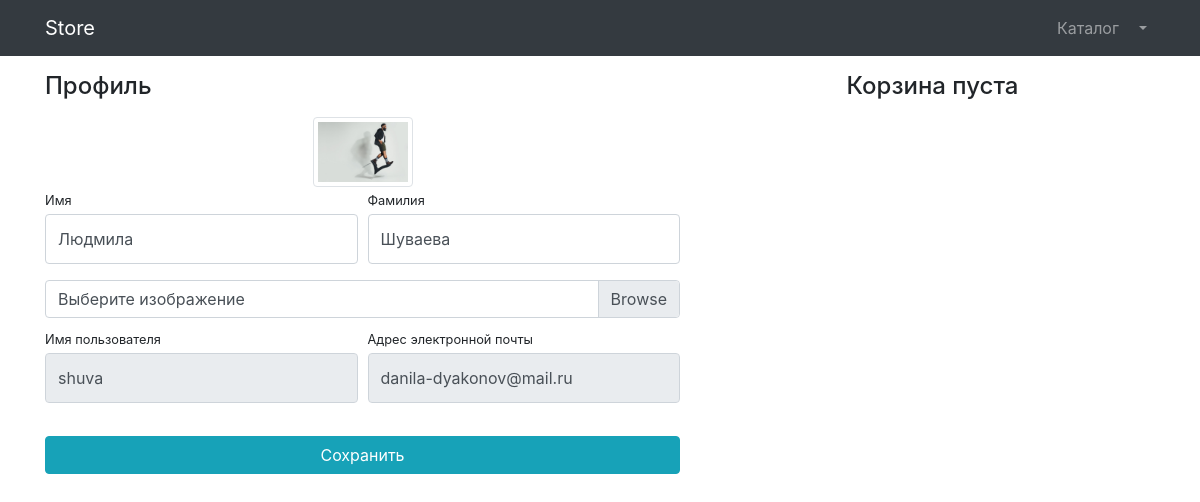
/user/profile/16/ (signed in), run on the app's committed database.
### user/models.py (models this page shows)
class User(AbstractUser):
    image = models.ImageField(upload_to='image_users',null=True,blank=True)
    is_verified_email = models.BooleanField(default=False)

### user/views.py (the view, shortened to what this page needs)
# urls.py: path('profile/<int:pk>/',login_required(UserProfileView.as_view()),name='profile'),
class UserProfileView(TitleMixin,UpdateView):
    model = User
    template_name = 'user/profile.html'
    form_class = UserProfileForm
    title = 'Store - Личный кабинет'

### user/form.py
class UserProfileForm(UserChangeForm):
    first_name = forms.CharField(widget=forms.TextInput(attrs={'class': 'form-control py-4'}))
    last_name = forms.CharField(widget=forms.TextInput(attrs={'class': 'form-control py-4'}))
    image = forms.ImageField(widget=forms.FileInput(attrs={'class':'custom-file-input'}),required=False)
    username = forms.CharField(widget=forms.TextInput(attrs={'class': 'form-control py-4','readonly':True}))
    email = forms.CharField(widget=forms.TextInput(attrs={'class': 'form-control py-4','readonly':True}))
    class Meta:
        model = User
        fields = ('first_name','last_name','image','username','email')

### common/views.py (called while the page is built)
    def get_context_data(self,**kwargs):
        context = super(TitleMixin, self).get_context_data(**kwargs)
        context['title'] = self.title
        return context

### products/context_processors.py (called while the page is built)
def basket(request):
    return {'baskets':Basket.objects.filter(user=request.user) if request.user.is_authenticated else []}

### user/templates/user/profile.html (shortened to what this page needs)
{% extends 'products/base.html' %}
{% load static %}
{% block css %}
  <link href="{% static 'vendor/css/profile.css' %}" rel="stylesheet">
{% endblock %}
{% block content %}
<div class="container">
    <div class="row">
        <div class="col-lg-7">
            <h4 class="mt-3 mb-3">Профиль</h4>
            <div class="col-lg-12 text-center">
                <img width="100" height="100"
                     src="{% if user.image %} {{  user.image.url  }}{% else %} {% static 'vendor/img/wallpaper.jpg' %}{% endif %} "
                     class="img-thumbnail">
            </div>
            <form action="{% url 'user:profile' user.id %}" method="post" enctype="multipart/form-data">
                <div class="form-row">
                    <div class="col-lg-6">
                        <div class="form-group">
                            <label class="small mb-1" for="{{ form.first_name.id_for_label }}">Имя</label>
                            {{ form.first_name }}
                        </div>
                    </div>
                    <div class="col-lg-6">
                        <div class="form-group">
                            <label class="small mb-1" for="{{ form.last_name.id_for_label }}">Фамилия</label>
                            {{ form.last_name }}
                        </div>
                    </div>
                </div>
                <div class="form-row mb-2">
                    <div class="col-lg-12">
                        <div class="custom-file">
                            <label class="custom-file-label" for="userAvatar">Выберите изображение</label>
                        </div>
                    </div>
                </div>
                <div class="form-row">
                    <div class="col-lg-6">
                        <label class="small mb-1" for="{{ form.username.id_for_label }}">Имя пользователя</label>
                       {{ form.username }}
                    </div>
                    <div class="col-lg-6">
                        <label class="small mb-1" for="{{ form.email.id_for_label }}">Адрес электронной
                            почты</label>
                        {{ form.email }}
                    </div>
                </div>
                <div class="form-row">
                    <div class="col-lg-12" style="margin-top: 33px;">
                        <input class="btn btn-info btn-block" type="submit" value="Сохранить">
                    </div>
                </div>
            </form>
        </div>
        <div class="col-lg-5">
                {% include 'products/basket.html' %}
        </div>
    </div>
</div>
{% endblock %}

### data on the page
User: first_name "Людмила", last_name "Шуваева", username "shuva", email "danila-dyakonov@mail.ru"
